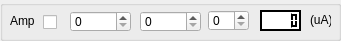
     <widget class="QGroupBox" name="SweepAmpGroup">
      <property name="geometry">
       <rect>
        <x>13</x>
        <y>90</y>
        <width>341</width>
        <height>41</height>
       </rect>
      </property>
      <property name="title">
       <string/>
      </property>
      <widget class="QSpinBox" name="SweepAmpMin">
       <property name="geometry">
        <rect>
         <x>70</x>
         <y>11</y>
         <width>61</width>
         <height>21</height>
        </rect>
       </property>
       <property name="minimum">
        <number>0</number>
       </property>
       <property name="maximum">
        <number>10000</number>
       </property>
       <property name="singleStep">
        <number>10</number>
       </property>
      </widget>
      <widget class="QLCDNumber" name="SweepAmpValue">
       <property name="enabled">
        <bool>true</bool>
       </property>
       <property name="geometry">
        <rect>
         <x>260</x>
         <y>10</y>
         <width>41</width>
         <height>21</height>
        </rect>
       </property>
       <property name="palette">
        <palette>
         <active>
          <colorrole role="WindowText">
           <brush brushstyle="SolidPattern">
            <color alpha="255">
             <red>255</red>
             <green>255</green>
             <blue>255</blue>
            </color>
           </brush>
          </colorrole>
          <colorrole role="Button">
           <brush brushstyle="SolidPattern">
            <color alpha="255">
             <red>255</red>
             <green>255</green>
             <blue>255</blue>
            </color>
           </brush>
          </colorrole>
          <colorrole role="Light">
           <brush brushstyle="SolidPattern">
            <color alpha="255">
             <red>0</red>
             <green>0</green>
             <blue>0</blue>
            </color>
           </brush>
          </colorrole>
          <colorrole role="Midlight">
           <brush brushstyle="SolidPattern">
            <color alpha="255">
             <red>0</red>
             <green>0</green>
             <blue>0</blue>
            </color>
           </brush>
          </colorrole>
          <colorrole role="Dark">
           <brush brushstyle="SolidPattern">
            <color alpha="255">
             <red>0</red>
             <green>0</green>
             <blue>0</blue>
            </color>
           </brush>
          </colorrole>
          <colorrole role="Mid">
           <brush brushstyle="SolidPattern">
            <color alpha="255">
             <red>0</red>
             <green>0</green>
             <blue>0</blue>
            </color>
           </brush>
          </colorrole>
          <colorrole role="Text">
           <brush brushstyle="SolidPattern">
            <color alpha="255">
             <red>255</red>
             <green>255</green>
             <blue>255</blue>
            </color>
           </brush>
          </colorrole>
          <colorrole role="BrightText">
           <brush brushstyle="SolidPattern">
            <color alpha="255">
             <red>255</red>
             <green>255</green>
             <blue>255</blue>
            </color>
           </brush>
          </colorrole>
          <colorrole role="ButtonText">
           <brush brushstyle="SolidPattern">
            <color alpha="255">
             <red>255</red>
             <green>255</green>
             <blue>255</blue>
            </color>
           </brush>
          </colorrole>
          <colorrole role="Base">
           <brush brushstyle="SolidPattern">
            <color alpha="255">
             <red>255</red>
             <green>255</green>
             <blue>255</blue>
            </color>
           </brush>
          </colorrole>
          <colorrole role="Window">
           <brush brushstyle="SolidPattern">
            <color alpha="255">
             <red>255</red>
             <green>255</green>
             <blue>255</blue>
            </color>
           </brush>
          </colorrole>
          <colorrole role="Shadow">
           <brush brushstyle="SolidPattern">
            <color alpha="255">
             <red>0</red>
             <green>0</green>
             <blue>0</blue>
            </color>
           </brush>
          </colorrole>
          <colorrole role="AlternateBase">
           <brush brushstyle="SolidPattern">
            <color alpha="255">
             <red>255</red>
             <green>255</green>
             <blue>255</blue>
            </color>
           </brush>
          </colorrole>
         </active>
         <inactive>
          <colorrole role="WindowText">
           <brush brushstyle="SolidPattern">
            <color alpha="255">
             <red>255</red>
             <green>255</green>
             <blue>255</blue>
            </color>
           </brush>
          </colorrole>
          <colorrole role="Button">
           <brush brushstyle="SolidPattern">
            <color alpha="255">
             <red>255</red>
             <green>255</green>
             <blue>255</blue>
            </color>
           </brush>
          </colorrole>
          <colorrole role="Light">
           <brush brushstyle="SolidPattern">
            <color alpha="255">
             <red>0</red>
             <green>0</green>
             <blue>0</blue>
            </color>
           </brush>
          </colorrole>
          <colorrole role="Midlight">
           <brush brushstyle="SolidPattern">
            <color alpha="255">
             <red>0</red>
             <green>0</green>
             <blue>0</blue>
            </color>
           </brush>
          </colorrole>
          <colorrole role="Dark">
           <brush brushstyle="SolidPattern">
            <color alpha="255">
             <red>0</red>
             <green>0</green>
             <blue>0</blue>
            </color>
           </brush>
          </colorrole>
          <colorrole role="Mid">
           <brush brushstyle="SolidPattern">
            <color alpha="255">
             <red>0</red>
             <green>0</green>
             <blue>0</blue>
            </color>
           </brush>
          </colorrole>
          <colorrole role="Text">
           <brush brushstyle="SolidPattern">
            <color alpha="255">
             <red>255</red>
             <green>255</green>
             <blue>255</blue>
            </color>
           </brush>
          </colorrole>
          <colorrole role="BrightText">
           <brush brushstyle="SolidPattern">
            <color alpha="255">
             <red>255</red>
             <green>255</green>
             <blue>255</blue>
            </color>
           </brush>
          </colorrole>
          <colorrole role="ButtonText">
           <brush brushstyle="SolidPattern">
            <color alpha="255">
             <red>255</red>
             <green>255</green>
             <blue>255</blue>
            </color>
           </brush>
          </colorrole>
          <colorrole role="Base">
           <brush brushstyle="SolidPattern">
            <color alpha="255">
             <red>255</red>
             <green>255</green>
             <blue>255</blue>
            </color>
           </brush>
          </colorrole>
          <colorrole role="Window">
           <brush brushstyle="SolidPattern">
            <color alpha="255">
             <red>255</red>
             <green>255</green>
             <blue>255</blue>
            </color>
           </brush>
          </colorrole>
          <colorrole role="Shadow">
           <brush brushstyle="SolidPattern">
            <color alpha="255">
             <red>0</red>
             <green>0</green>
             <blue>0</blue>
            </color>
           </brush>
          </colorrole>
          <colorrole role="AlternateBase">
           <brush brushstyle="SolidPattern">
            <color alpha="255">
             <red>255</red>
             <green>255</green>
             <blue>255</blue>
            </color>
           </brush>
          </colorrole>
         </inactive>
         <disabled>
          <colorrole role="WindowText">
           <brush brushstyle="SolidPattern">
            <color alpha="255">
             <red>0</red>
             <green>0</green>
             <blue>0</blue>
            </color>
           </brush>
          </colorrole>
          <colorrole role="Button">
           <brush brushstyle="SolidPattern">
            <color alpha="255">
             <red>255</red>
             <green>255</green>
             <blue>255</blue>
            </color>
           </brush>
          </colorrole>
          <colorrole role="Light">
           <brush brushstyle="SolidPattern">
            <color alpha="255">
             <red>0</red>
             <green>0</green>
             <blue>0</blue>
            </color>
           </brush>
          </colorrole>
          <colorrole role="Midlight">
           <brush brushstyle="SolidPattern">
            <color alpha="255">
             <red>0</red>
             <green>0</green>
             <blue>0</blue>
            </color>
           </brush>
          </colorrole>
          <colorrole role="Dark">
           <brush brushstyle="SolidPattern">
            <color alpha="255">
             <red>0</red>
             <green>0</green>
             <blue>0</blue>
            </color>
           </brush>
          </colorrole>
          <colorrole role="Mid">
           <brush brushstyle="SolidPattern">
            <color alpha="255">
             <red>0</red>
             <green>0</green>
             <blue>0</blue>
            </color>
           </brush>
          </colorrole>
          <colorrole role="Text">
           <brush brushstyle="SolidPattern">
            <color alpha="255">
             <red>0</red>
             <green>0</green>
             <blue>0</blue>
            </color>
           </brush>
          </colorrole>
          <colorrole role="BrightText">
           <brush brushstyle="SolidPattern">
            <color alpha="255">
             <red>255</red>
             <green>255</green>
             <blue>255</blue>
            </color>
           </brush>
          </colorrole>
          <colorrole role="ButtonText">
           <brush brushstyle="SolidPattern">
            <color alpha="255">
             <red>0</red>
             <green>0</green>
             <blue>0</blue>
            </color>
           </brush>
          </colorrole>
          <colorrole role="Base">
           <brush brushstyle="SolidPattern">
            <color alpha="255">
             <red>255</red>
             <green>255</green>
             <blue>255</blue>
            </color>
           </brush>
          </colorrole>
          <colorrole role="Window">
           <brush brushstyle="SolidPattern">
            <color alpha="255">
             <red>255</red>
             <green>255</green>
             <blue>255</blue>
            </color>
           </brush>
          </colorrole>
          <colorrole role="Shadow">
           <brush brushstyle="SolidPattern">
            <color alpha="255">
             <red>0</red>
             <green>0</green>
             <blue>0</blue>
            </color>
           </brush>
          </colorrole>
          <colorrole role="AlternateBase">
           <brush brushstyle="SolidPattern">
            <color alpha="255">
             <red>255</red>
             <green>255</green>
             <blue>255</blue>
            </color>
           </brush>
          </colorrole>
         </disabled>
        </palette>
       </property>
       <property name="autoFillBackground">
        <bool>true</bool>
       </property>
       <property name="numDigits">
        <number>5</number>
       </property>
      </widget>
      <widget class="QSpinBox" name="SweepAmpMax">
       <property name="geometry">
        <rect>
         <x>140</x>
         <y>11</y>
         <width>61</width>
         <height>21</height>
        </rect>
       </property>
       <property name="minimum">
        <number>0</number>
       </property>
       <property name="maximum">
        <number>10000</number>
       </property>
       <property name="singleStep">
        <number>10</number>
       </property>
      </widget>
      <widget class="QCheckBox" name="SweepAmp">
       <property name="geometry">
        <rect>
         <x>43</x>
         <y>13</y>
         <width>16</width>
         <height>18</height>
        </rect>
       </property>
       <property name="text">
        <string/>
       </property>
      </widget>
      <widget class="QSpinBox" name="SweepNumAmps">
       <property name="geometry">
        <rect>
         <x>208</x>
         <y>10</y>
         <width>41</width>
         <height>21</height>
        </rect>
       </property>
       <property name="minimum">
        <number>0</number>
       </property>
       <property name="maximum">
        <number>10000</number>
       </property>
       <property name="singleStep">
        <number>10</number>
       </property>
      </widget>
      <widget class="QLabel" name="SweepAmpLabel">
       <property name="geometry">
        <rect>
         <x>10</x>
         <y>13</y>
         <width>31</width>
         <height>16</height>
        </rect>
       </property>
       <property name="text">
        <string>Amp</string>
       </property>
      </widget>
      <widget class="QLabel" name="ElectroAmpUnitsLabel">
       <property name="geometry">
        <rect>
         <x>310</x>
         <y>12</y>
         <width>21</width>
         <height>16</height>
        </rect>
       </property>
       <property name="text">
        <string>(uA)</string>
       </property>
      </widget>
     </widget>
